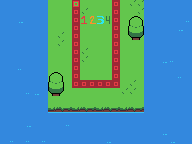

Below is a game level as drawn by its tile map, then a one-line description and the .tmx file that defines it, in full:
An orthogonal 24x18 tile map with 8x8 px tiles, 4 tile layers (Background, Out of Bounds, Obstructions, Path).

<map version="1.10" tiledversion="1.11.2" orientation="orthogonal" renderorder="right-down" width="24" height="18" tilewidth="8" tileheight="8" infinite="0" nextlayerid="5" nextobjectid="1">
 <tileset firstgid="1" source="../tileset.tsx" />
 <layer id="1" name="Background" width="24" height="18">
  <data encoding="csv">
0,0,0,0,0,0,1,1,1,134,1,1,1,1,134,1,2,2,0,0,0,0,0,0,
0,0,0,0,0,0,1,1,1,134,2,1,1,1,134,1,1,2,0,0,0,0,0,0,
0,0,0,0,0,0,1,1,1,134,1,1,1,1,134,1,1,1,0,0,0,0,0,0,
0,0,0,0,0,0,1,1,1,134,1,1,1,1,134,1,1,1,0,0,0,0,0,0,
0,0,0,0,0,0,1,2,1,134,1,1,1,1,134,1,1,1,0,0,0,0,0,0,
0,0,0,0,0,0,1,2,1,134,1,1,1,1,134,1,1,1,0,0,0,0,0,0,
0,0,0,0,0,0,1,1,1,134,2,1,1,1,134,1,1,1,0,0,0,0,0,0,
0,0,0,0,0,0,1,1,1,134,2,1,1,1,134,1,1,1,0,0,0,0,0,0,
0,0,0,0,0,0,1,1,1,134,1,1,1,1,134,1,1,1,0,0,0,0,0,0,
0,0,0,0,0,0,1,1,1,134,1,1,1,1,134,1,1,1,0,0,0,0,0,0,
0,0,0,0,0,0,1,1,1,104,102,102,102,102,105,1,2,1,0,0,0,0,0,0,
0,0,0,0,0,0,1,2,1,1,1,1,1,1,1,2,2,1,0,0,0,0,0,0,
0,0,0,0,0,0,1,1,1,1,1,1,1,1,1,1,1,1,0,0,0,0,0,0,
0,0,0,0,0,0,0,0,0,0,0,0,0,0,0,0,0,0,0,0,0,0,0,0,
0,0,0,0,0,0,0,0,0,0,0,0,0,0,0,0,0,0,0,0,0,0,0,0,
0,0,0,0,0,0,0,0,0,0,0,0,0,0,0,0,0,0,0,0,0,0,0,0,
0,0,0,0,0,0,0,0,0,0,0,0,0,0,0,0,0,0,0,0,0,0,0,0,
0,0,0,0,0,0,0,0,0,0,0,0,0,0,0,0,0,0,0,0,0,0,0,0
</data>
 </layer>
 <layer id="4" name="Out of Bounds" width="24" height="18">
  <data encoding="csv">
76,76,76,76,76,76,0,0,0,0,0,0,0,0,0,0,0,0,76,76,76,76,76,76,
76,76,76,76,76,76,0,0,0,0,0,0,0,0,0,0,0,0,76,76,76,76,76,76,
76,76,77,76,76,76,0,0,0,0,0,0,0,0,0,0,0,0,76,76,76,76,76,78,
76,76,76,76,76,76,0,0,0,0,0,0,0,0,0,0,0,0,76,76,76,76,77,76,
76,76,76,76,76,76,0,0,0,0,0,0,0,0,0,0,0,0,76,76,76,76,76,76,
76,76,76,76,76,76,0,0,0,0,0,0,0,0,0,0,0,0,76,76,76,76,76,76,
76,76,76,76,76,76,0,0,0,0,0,0,0,0,0,0,0,0,76,76,76,76,76,76,
76,76,76,76,76,76,0,0,0,0,0,0,0,0,0,0,0,0,76,76,77,78,76,76,
76,76,78,76,76,76,0,0,0,0,0,0,0,0,0,0,0,0,76,76,76,76,76,76,
76,76,76,76,76,76,0,0,0,0,0,0,0,0,0,0,0,0,76,76,76,76,78,76,
76,76,76,76,76,76,0,0,0,0,0,0,0,0,0,0,0,0,76,76,76,76,76,76,
76,76,76,78,77,76,0,0,0,0,0,0,0,0,0,0,0,0,76,76,76,76,76,76,
76,76,76,76,76,76,0,0,0,0,0,0,0,0,0,0,0,0,76,76,76,76,76,76,
76,76,76,76,76,76,12,13,14,12,13,14,12,13,14,12,13,14,76,76,76,76,76,76,
76,76,76,76,76,76,44,45,46,44,45,46,44,45,46,44,45,46,76,76,76,76,76,76,
76,76,76,77,76,76,76,76,78,76,76,76,76,76,76,76,76,76,76,76,76,76,76,76,
76,76,76,76,76,76,76,76,76,76,76,76,76,76,76,76,76,76,76,76,77,76,76,76,
76,78,76,78,76,78,76,76,76,76,76,76,76,77,76,76,76,76,76,76,76,77,76,76
</data>
 </layer>
 <layer id="2" name="Obstructions" width="24" height="18">
  <data encoding="csv">
0,0,0,0,0,0,0,0,0,0,0,0,0,0,0,0,0,0,0,0,0,0,0,0,
0,0,0,0,0,0,0,0,0,0,0,0,0,0,0,0,0,0,0,0,0,0,0,0,
0,0,0,0,0,0,0,0,0,0,0,0,0,0,0,0,6,7,0,0,0,0,0,0,
0,0,0,0,0,0,0,0,0,0,0,0,0,0,0,0,38,39,0,0,0,0,0,0,
0,0,0,0,0,0,0,0,0,0,0,0,0,0,0,0,70,71,0,0,0,0,0,0,
0,0,0,0,0,0,0,0,0,0,0,0,0,0,0,0,0,0,0,0,0,0,0,0,
0,0,0,0,0,0,0,0,0,0,0,0,0,0,0,0,0,0,0,0,0,0,0,0,
0,0,0,0,0,0,0,0,0,0,0,0,0,0,0,0,0,0,0,0,0,0,0,0,
0,0,0,0,0,0,0,0,0,0,0,0,0,0,0,0,0,0,0,0,0,0,0,0,
0,0,0,0,0,0,6,7,0,0,0,0,0,0,0,0,0,0,0,0,0,0,0,0,
0,0,0,0,0,0,38,39,0,0,0,0,0,0,0,0,0,0,0,0,0,0,0,0,
0,0,0,0,0,0,70,71,0,0,0,0,0,0,0,0,0,0,0,0,0,0,0,0,
0,0,0,0,0,0,0,0,0,0,0,0,0,0,0,0,0,0,0,0,0,0,0,0,
0,0,0,0,0,0,0,0,0,0,0,0,0,0,0,0,0,0,0,0,0,0,0,0,
0,0,0,0,0,0,0,0,0,0,0,0,0,0,0,0,0,0,0,0,0,0,0,0,
0,0,0,0,0,0,0,0,0,0,0,0,0,0,0,0,0,0,0,0,0,0,0,0,
0,0,0,0,0,0,0,0,0,0,0,0,0,0,0,0,0,0,0,0,0,0,0,0,
0,0,0,0,0,0,0,0,0,0,0,0,0,0,0,0,0,0,0,0,0,0,0,0
</data>
 </layer>
 <layer id="3" name="Path" width="24" height="18">
  <data encoding="csv">
0,0,0,0,0,0,0,0,0,33,0,0,0,0,34,0,0,0,0,0,0,0,0,0,
0,0,0,0,0,0,0,0,0,34,0,0,0,0,34,0,0,0,0,0,0,0,0,0,
0,0,0,0,0,0,0,0,0,34,65,66,97,98,34,0,0,0,0,0,0,0,0,0,
0,0,0,0,0,0,0,0,0,34,0,0,0,0,34,0,0,0,0,0,0,0,0,0,
0,0,0,0,0,0,0,0,0,34,0,0,0,0,34,0,0,0,0,0,0,0,0,0,
0,0,0,0,0,0,0,0,0,34,0,0,0,0,34,0,0,0,0,0,0,0,0,0,
0,0,0,0,0,0,0,0,0,34,0,0,0,0,34,0,0,0,0,0,0,0,0,0,
0,0,0,0,0,0,0,0,0,34,0,0,0,0,34,0,0,0,0,0,0,0,0,0,
0,0,0,0,0,0,0,0,0,34,0,0,0,0,34,0,0,0,0,0,0,0,0,0,
0,0,0,0,0,0,0,0,0,34,0,0,0,0,34,0,0,0,0,0,0,0,0,0,
0,0,0,0,0,0,0,0,0,34,34,34,34,34,34,0,0,0,0,0,0,0,0,0,
0,0,0,0,0,0,0,0,0,0,0,0,0,0,0,0,0,0,0,0,0,0,0,0,
0,0,0,0,0,0,0,0,0,0,0,0,0,0,0,0,0,0,0,0,0,0,0,0,
0,0,0,0,0,0,0,0,0,0,0,0,0,0,0,0,0,0,0,0,0,0,0,0,
0,0,0,0,0,0,0,0,0,0,0,0,0,0,0,0,0,0,0,0,0,0,0,0,
0,0,0,0,0,0,0,0,0,0,0,0,0,0,0,0,0,0,0,0,0,0,0,0,
0,0,0,0,0,0,0,0,0,0,0,0,0,0,0,0,0,0,0,0,0,0,0,0,
0,0,0,0,0,0,0,0,0,0,0,0,0,0,0,0,0,0,0,0,0,0,0,0
</data>
 </layer>
</map>
